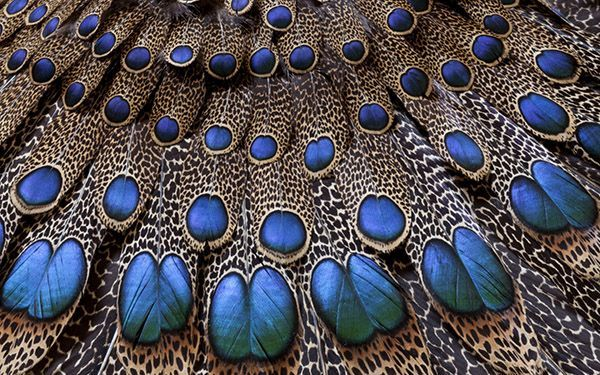
#> input picture datasets/half/3/train/3.jpg, 600 x 375 px, found by its file name
$ python random_tile.py
#> lines starting #> are read from the running program, lines starting #| are printed output that depends on the picture
import random
import cv2
import numpy as np
import os

def tile_function(tile_dir, input_img_path, img_number=412, tile_num=4, tile_times=20):
#> called with tile_dir = '.datasets/half/3/tile', input_img_path = '.datasets/half/3/train/3.jpg', img_number = 239, tile_num = 4, tile_times = 20
	tile = tile_num
	if not os.path.isdir(tile_dir):
		os.mkdir(tile_dir)
	for num_time in range(tile_times):
		out_img_path = os.path.join(tile_dir, "{}_{}_tile.jpg".format(img_number, num_time))
		input_img = cv2.imread(input_img_path)
#> input_img is the input picture: shape (375, 600, 3); mean B, G, R 83.5, 77, 80.8
		height,width = input_img.shape[0:2]
#> height = 375; width = 600

		width_step = int(width / tile)
#> width_step = 150
		height_step = int(height / tile)
#> height_step = 93

		tile_coors = []

		for i in range(tile):
			for j in range(tile):
				tile_coors.append((i * width_step, j * height_step))

		random.shuffle(tile_coors)

		coor_count = 0
		out_img = np.zeros(input_img.shape)
		print(out_img.shape)
#| (375, 600, 3)

		for i in range(tile):
			for j in range(tile):
				out_img[ j * height_step:(j + 1) * height_step, i * width_step:(i + 1)* width_step, :] = input_img[tile_coors[coor_count][1]:tile_coors[coor_count][1]+height_step, tile_coors[coor_count][0]:tile_coors[coor_count][0]+width_step, :]
				coor_count = coor_count + 1
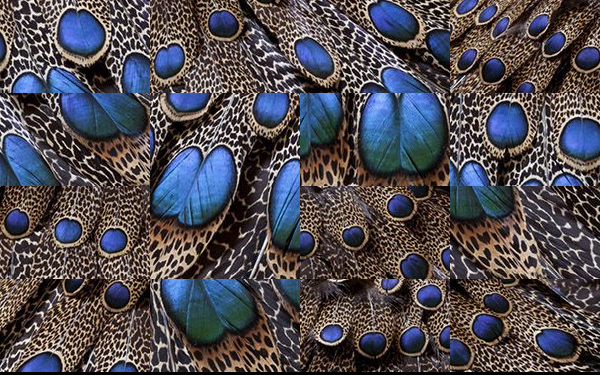
#> out_img: shape (375, 600, 3) float64; mean B, G, R 82.9, 76.3, 80.1
#> after the loop, coor_count = 16

		cv2.imwrite(out_img_path, out_img)

if __name__ == '__main__':
	tile_function('.datasets/half/3/tile', '.datasets/half/3/train/3.jpg', img_number=239, tile_num=4, tile_times=20)
